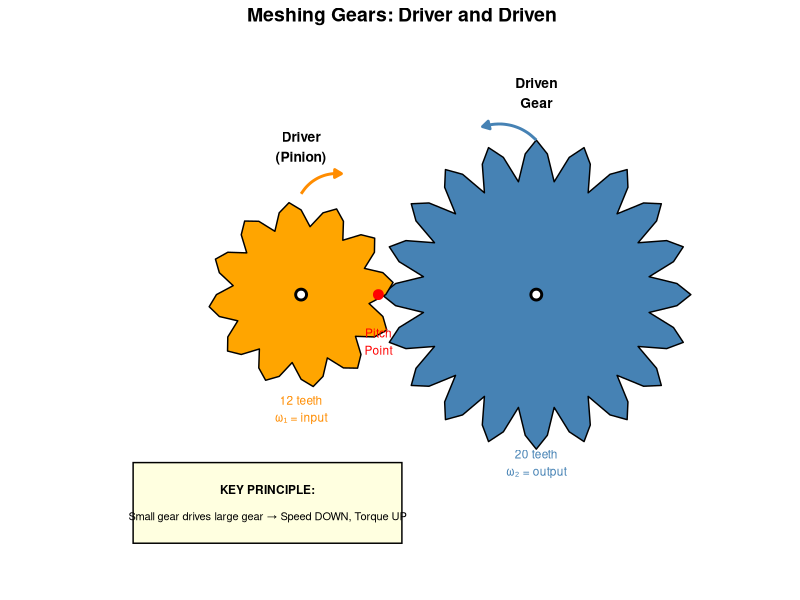
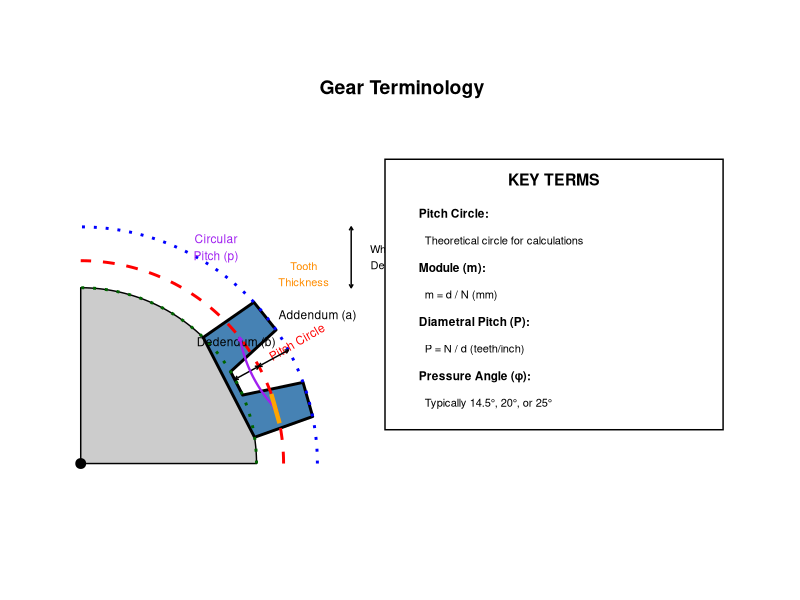
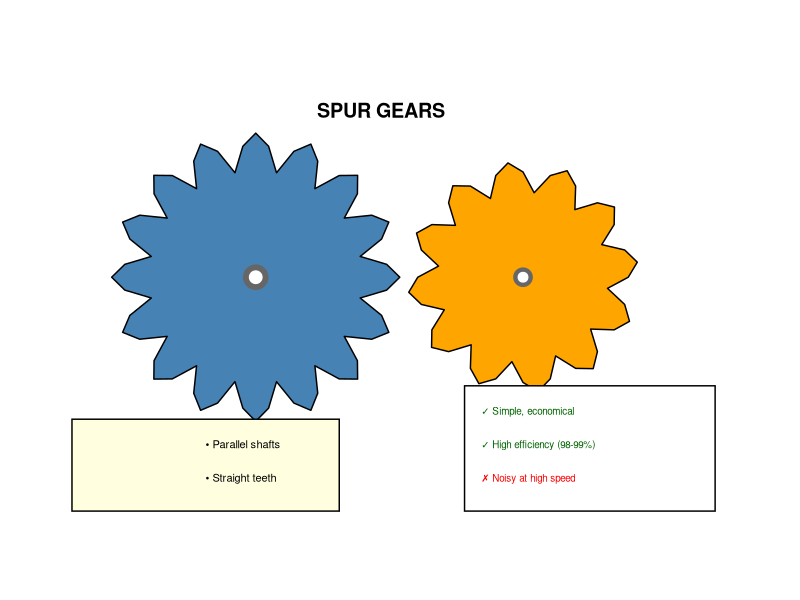
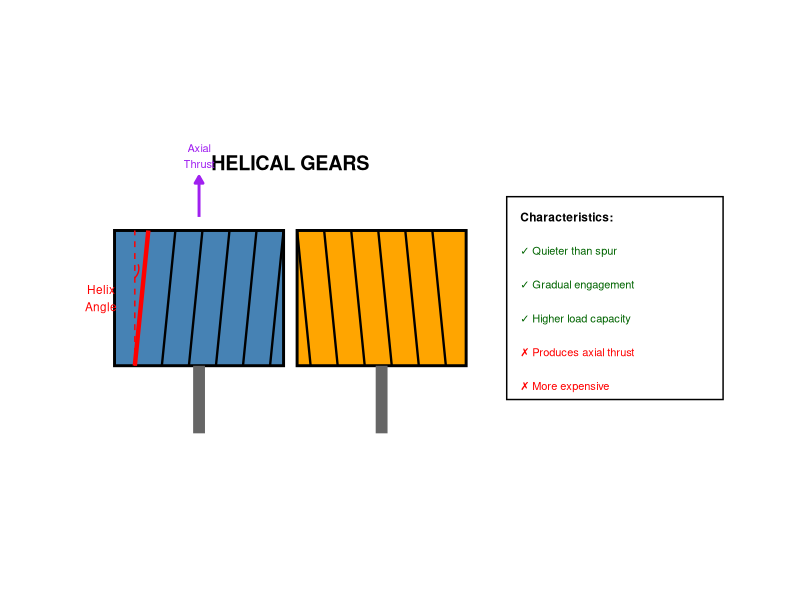
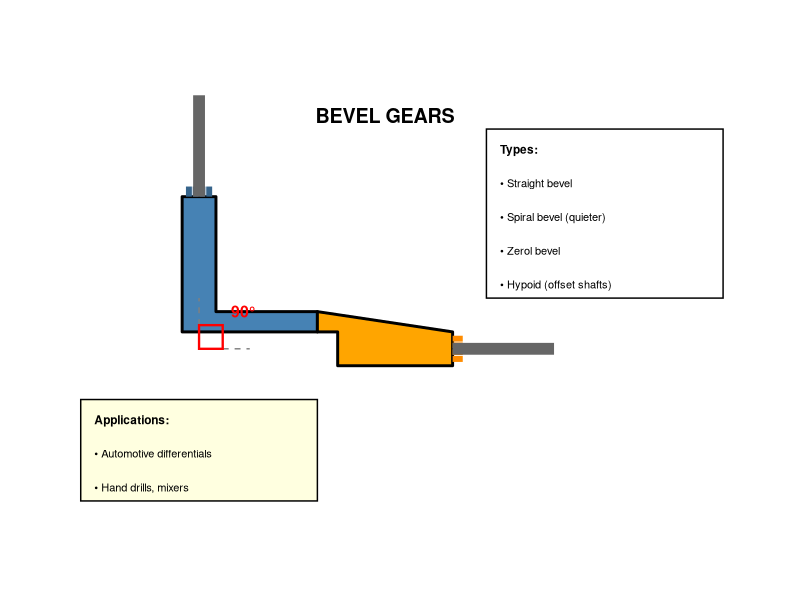
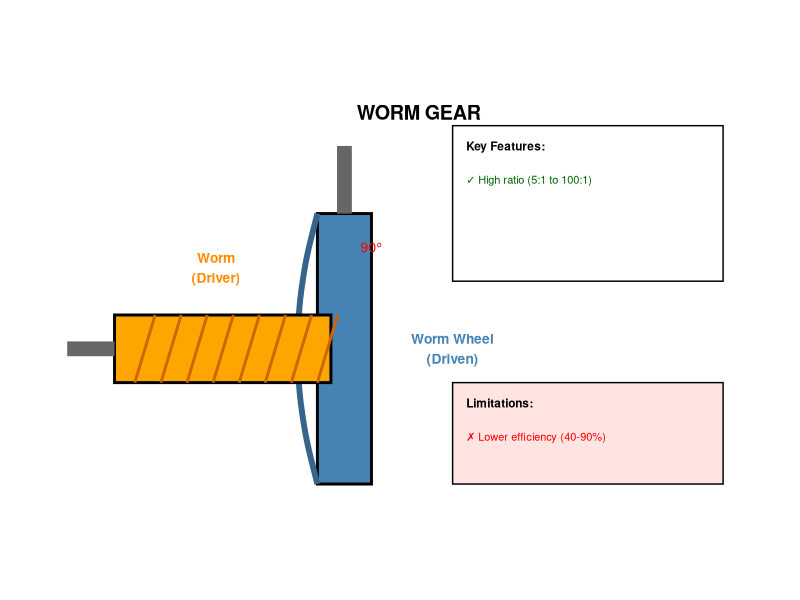
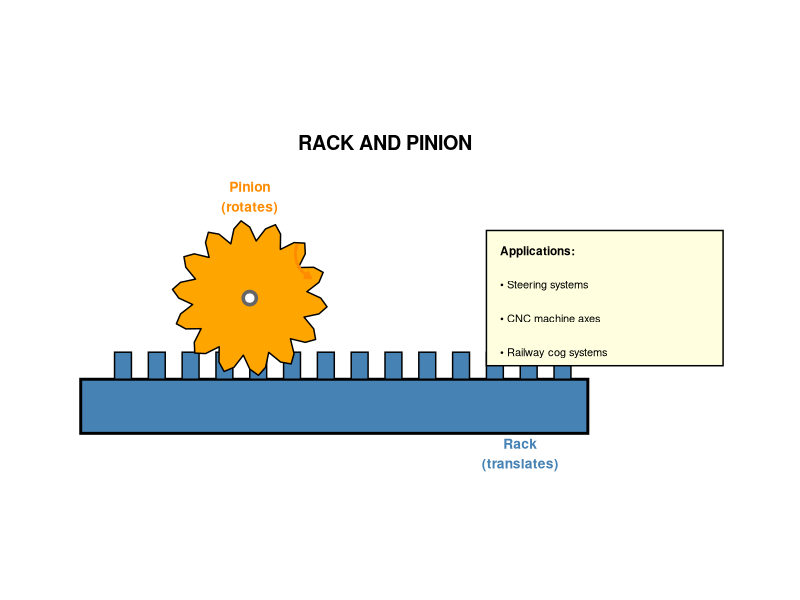
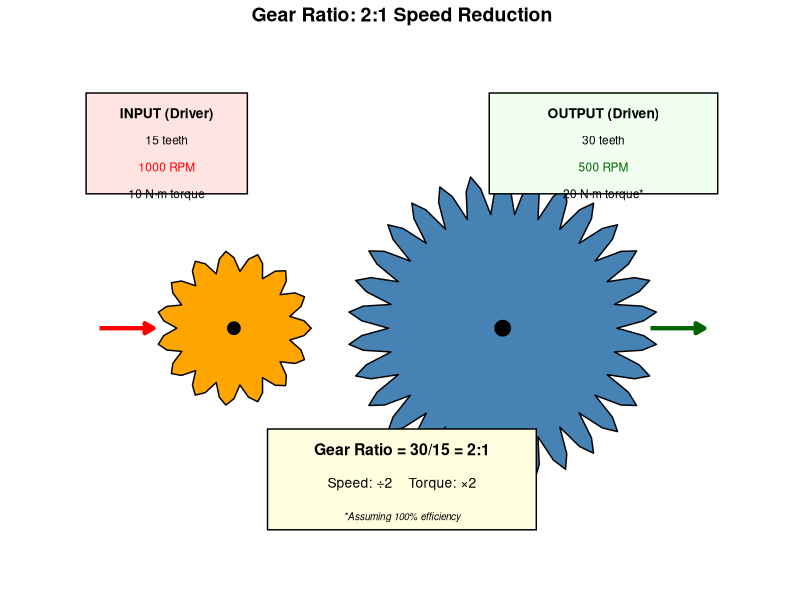

Write R code to recreate these figures, in order.
## ---- chunk 1
library(ggplot2)
library(grid)

# Set a consistent theme for all plots
theme_gear <- theme_minimal() +
  theme(
    plot.title = element_text(hjust = 0.5, size = 14, face = "bold"),
    plot.subtitle = element_text(hjust = 0.5, size = 10),
    axis.text = element_blank(),
    axis.title = element_blank(),
    axis.ticks = element_blank(),
    panel.grid = element_blank(),
    plot.background = element_rect(fill = "white", color = NA),
    panel.background = element_rect(fill = "white", color = NA)
  )

# Function to create gear tooth profile (simplified involute approximation)
gear_profile <- function(cx, cy, r_pitch, n_teeth, rotation = 0) {
  angles <- seq(0, 2*pi, length.out = n_teeth * 4 + 1) + rotation
  r_outer <- r_pitch * 1.15
  r_inner <- r_pitch * 0.85

  radii <- rep(c(r_outer, r_pitch * 1.05, r_inner, r_pitch * 1.05), n_teeth)
  radii <- c(radii, radii[1])

  data.frame(
    x = cx + radii * cos(angles),
    y = cy + radii * sin(angles)
  )
}
## ---- chunk 2
# Create two meshing gears
pinion <- gear_profile(3, 4, 1.2, 12, rotation = pi/24)
driven <- gear_profile(6.5, 4, 2, 20, rotation = 0)

ggplot() +
  # Driven gear (larger)
  geom_polygon(data = driven, aes(x = x, y = y), fill = "steelblue", color = "black", linewidth = 0.5) +
  geom_point(aes(x = 6.5, y = 4), size = 4, color = "black") +
  geom_point(aes(x = 6.5, y = 4), size = 2, color = "white") +

  # Pinion (smaller, driver)
  geom_polygon(data = pinion, aes(x = x, y = y), fill = "orange", color = "black", linewidth = 0.5) +
  geom_point(aes(x = 3, y = 4), size = 4, color = "black") +
  geom_point(aes(x = 3, y = 4), size = 2, color = "white") +

  # Rotation arrows
  geom_curve(aes(x = 3, xend = 3.6, y = 5.5, yend = 5.8),
             arrow = arrow(length = unit(0.2, "cm"), type = "closed"),
             curvature = -0.3, linewidth = 1, color = "darkorange") +
  annotate("text", x = 3, y = 6.2, label = "Driver\n(Pinion)", fontface = "bold", size = 3.5) +
  annotate("text", x = 3, y = 2.3, label = "12 teeth\nω₁ = input", size = 3, color = "darkorange") +

  geom_curve(aes(x = 6.5, xend = 5.7, y = 6.3, yend = 6.5),
             arrow = arrow(length = unit(0.2, "cm"), type = "closed"),
             curvature = 0.3, linewidth = 1, color = "steelblue") +
  annotate("text", x = 6.5, y = 7, label = "Driven\nGear", fontface = "bold", size = 3.5) +
  annotate("text", x = 6.5, y = 1.5, label = "20 teeth\nω₂ = output", size = 3, color = "steelblue") +

  # Pitch circles (dashed)
  geom_point(aes(x = 4.15, y = 4), size = 3, color = "red") +
  annotate("text", x = 4.15, y = 3.3, label = "Pitch\nPoint", color = "red", size = 3) +

  # Key principle box
  geom_rect(aes(xmin = 0.5, xmax = 4.5, ymin = 0.3, ymax = 1.5), fill = "lightyellow", color = "black") +
  annotate("text", x = 2.5, y = 1.1, label = "KEY PRINCIPLE:", fontface = "bold", size = 3) +
  annotate("text", x = 2.5, y = 0.7, label = "Small gear drives large gear → Speed DOWN, Torque UP", size = 2.8) +

  coord_fixed(ratio = 1, xlim = c(0, 9), ylim = c(0, 7.5)) +
  labs(title = "Meshing Gears: Driver and Driven") +
  theme_gear
## ---- chunk 3
# Create a partial gear showing teeth detail
theta <- seq(0, pi/2, length.out = 100)
r_pitch <- 3
r_outer <- 3.5
r_root <- 2.6
r_base <- 2.8

ggplot() +
  # Gear body (partial)
  geom_polygon(aes(x = c(0, r_root * cos(theta), 0),
                   y = c(0, r_root * sin(theta), 0)),
               fill = "gray80", color = "black") +

  # Several teeth
  geom_polygon(aes(x = c(2.6*cos(0.15), 3.5*cos(0.2), 3.5*cos(0.35), 2.6*cos(0.4),
                        2.6*cos(0.55), 3.5*cos(0.6), 3.5*cos(0.75), 2.6*cos(0.8)),
                   y = c(2.6*sin(0.15), 3.5*sin(0.2), 3.5*sin(0.35), 2.6*sin(0.4),
                        2.6*sin(0.55), 3.5*sin(0.6), 3.5*sin(0.75), 2.6*sin(0.8))),
               fill = "steelblue", color = "black", linewidth = 1) +

  # Pitch circle
  geom_path(aes(x = r_pitch * cos(theta), y = r_pitch * sin(theta)),
            linetype = "dashed", color = "red", linewidth = 1) +

  # Outside circle
  geom_path(aes(x = r_outer * cos(theta), y = r_outer * sin(theta)),
            linetype = "dotted", color = "blue", linewidth = 1) +

  # Root circle
  geom_path(aes(x = r_root * cos(theta), y = r_root * sin(theta)),
            linetype = "dotted", color = "darkgreen", linewidth = 1) +

  # Dimension lines and labels
  # Pitch circle label
  annotate("text", x = 3.2, y = 1.8, label = "Pitch Circle", color = "red", size = 3, angle = 30) +

  # Addendum
  geom_segment(aes(x = 3*cos(0.5), xend = 3.5*cos(0.5), y = 3*sin(0.5), yend = 3.5*sin(0.5)),
               arrow = arrow(length = unit(0.1, "cm"), ends = "both"), linewidth = 0.5) +
  annotate("text", x = 3.5, y = 2.2, label = "Addendum (a)", size = 3) +

  # Dedendum
  geom_segment(aes(x = 2.6*cos(0.5), xend = 3*cos(0.5), y = 2.6*sin(0.5), yend = 3*sin(0.5)),
               arrow = arrow(length = unit(0.1, "cm"), ends = "both"), linewidth = 0.5) +
  annotate("text", x = 2.3, y = 1.8, label = "Dedendum (b)", size = 3) +

  # Whole depth
  geom_segment(aes(x = 4, xend = 4, y = 2.6, yend = 3.5),
               arrow = arrow(length = unit(0.1, "cm"), ends = "both"), linewidth = 0.5) +
  annotate("text", x = 4.5, y = 3.05, label = "Whole\nDepth", size = 2.8) +

  # Circular pitch on outside
  geom_curve(aes(x = 3*cos(0.27), xend = 3*cos(0.67), y = 3*sin(0.27), yend = 3*sin(0.67)),
             curvature = -0.15, linewidth = 0.8, color = "purple",
             arrow = arrow(length = unit(0.1, "cm"), ends = "both")) +
  annotate("text", x = 2, y = 3.2, label = "Circular\nPitch (p)", color = "purple", size = 3) +

  # Tooth thickness
  geom_segment(aes(x = 3*cos(0.2), xend = 3*cos(0.35), y = 3*sin(0.2), yend = 3*sin(0.35)),
               linewidth = 1.5, color = "orange") +
  annotate("text", x = 3.3, y = 2.8, label = "Tooth\nThickness", color = "darkorange", size = 2.8) +

  # Center point
  geom_point(aes(x = 0, y = 0), size = 3) +

  # Terminology table
  geom_rect(aes(xmin = 4.5, xmax = 9.5, ymin = 0.5, ymax = 4.5), fill = "white", color = "black") +
  annotate("text", x = 7, y = 4.2, label = "KEY TERMS", fontface = "bold", size = 4) +
  annotate("text", x = 5, y = 3.7, label = "Pitch Circle:", fontface = "bold", size = 3, hjust = 0) +
  annotate("text", x = 5, y = 3.3, label = "  Theoretical circle for calculations", size = 2.8, hjust = 0) +
  annotate("text", x = 5, y = 2.9, label = "Module (m):", fontface = "bold", size = 3, hjust = 0) +
  annotate("text", x = 5, y = 2.5, label = "  m = d / N (mm)", size = 2.8, hjust = 0) +
  annotate("text", x = 5, y = 2.1, label = "Diametral Pitch (P):", fontface = "bold", size = 3, hjust = 0) +
  annotate("text", x = 5, y = 1.7, label = "  P = N / d (teeth/inch)", size = 2.8, hjust = 0) +
  annotate("text", x = 5, y = 1.3, label = "Pressure Angle (φ):", fontface = "bold", size = 3, hjust = 0) +
  annotate("text", x = 5, y = 0.9, label = "  Typically 14.5°, 20°, or 25°", size = 2.8, hjust = 0) +

  coord_fixed(ratio = 1, xlim = c(-0.5, 10), ylim = c(-0.5, 5)) +
  labs(title = "Gear Terminology") +
  theme_gear
## ---- chunk 4
spur1 <- gear_profile(2.5, 2.5, 1.5, 16, 0)
spur2 <- gear_profile(5.7, 2.5, 1.2, 12, pi/24)

ggplot() +
  # Gear 1
  geom_polygon(data = spur1, aes(x = x, y = y), fill = "steelblue", color = "black", linewidth = 0.5) +
  geom_point(aes(x = 2.5, y = 2.5), size = 8, color = "gray40") +
  geom_point(aes(x = 2.5, y = 2.5), size = 4, color = "white") +

  # Gear 2
  geom_polygon(data = spur2, aes(x = x, y = y), fill = "orange", color = "black", linewidth = 0.5) +
  geom_point(aes(x = 5.7, y = 2.5), size = 6, color = "gray40") +
  geom_point(aes(x = 5.7, y = 2.5), size = 3, color = "white") +

  # Shaft lines
  geom_segment(aes(x = 2.5, xend = 2.5, y = 0, yend = 0.8), linewidth = 3, color = "gray40") +
  geom_segment(aes(x = 5.7, xend = 5.7, y = 0, yend = 1), linewidth = 3, color = "gray40") +

  # Labels
  annotate("text", x = 4, y = 4.5, label = "SPUR GEARS", fontface = "bold", size = 5) +

  # Characteristics box
  geom_rect(aes(xmin = 0.3, xmax = 3.5, ymin = -0.3, ymax = 0.8), fill = "lightyellow", color = "black") +
  annotate("text", x = 1.9, y = 0.5, label = "• Parallel shafts", size = 2.8, hjust = 0) +
  annotate("text", x = 1.9, y = 0.1, label = "• Straight teeth", size = 2.8, hjust = 0) +

  # Pros/Cons
  geom_rect(aes(xmin = 5, xmax = 8, ymin = -0.3, ymax = 1.2), fill = "white", color = "black") +
  annotate("text", x = 5.2, y = 0.9, label = "✓ Simple, economical", size = 2.5, hjust = 0, color = "darkgreen") +
  annotate("text", x = 5.2, y = 0.5, label = "✓ High efficiency (98-99%)", size = 2.5, hjust = 0, color = "darkgreen") +
  annotate("text", x = 5.2, y = 0.1, label = "✗ Noisy at high speed", size = 2.5, hjust = 0, color = "red") +

  coord_fixed(ratio = 1, xlim = c(0, 8.5), ylim = c(-0.5, 5)) +
  theme_gear
## ---- chunk 5
ggplot() +
  # Gear body 1 (cylinder representation)
  geom_rect(aes(xmin = 1, xmax = 3.5, ymin = 1.5, ymax = 3.5), fill = "steelblue", color = "black", linewidth = 1) +
  # Helical lines on face
  geom_segment(aes(x = c(1.3, 1.7, 2.1, 2.5, 2.9, 3.3), xend = c(1.5, 1.9, 2.3, 2.7, 3.1, 3.5),
                   y = rep(1.5, 6), yend = rep(3.5, 6)), color = "black", linewidth = 0.8) +

  # Gear body 2
  geom_rect(aes(xmin = 3.7, xmax = 6.2, ymin = 1.5, ymax = 3.5), fill = "orange", color = "black", linewidth = 1) +
  # Opposite helical lines
  geom_segment(aes(x = c(3.9, 4.3, 4.7, 5.1, 5.5, 5.9), xend = c(3.7, 4.1, 4.5, 4.9, 5.3, 5.7),
                   y = rep(1.5, 6), yend = rep(3.5, 6)), color = "black", linewidth = 0.8) +

  # Shafts
  geom_segment(aes(x = 2.25, xend = 2.25, y = 0.5, yend = 1.5), linewidth = 4, color = "gray40") +
  geom_segment(aes(x = 4.95, xend = 4.95, y = 0.5, yend = 1.5), linewidth = 4, color = "gray40") +

  # Helix angle annotation
  geom_segment(aes(x = 1.3, xend = 1.3, y = 1.5, yend = 3.5), linetype = "dashed", color = "red") +
  geom_segment(aes(x = 1.3, xend = 1.5, y = 1.5, yend = 3.5), linewidth = 1.5, color = "red") +
  geom_curve(aes(x = 1.3, xend = 1.35, y = 2.8, yend = 3), curvature = 0.3, color = "red") +
  annotate("text", x = 0.8, y = 2.5, label = "Helix\nAngle", color = "red", size = 3) +

  # Title
  annotate("text", x = 3.6, y = 4.5, label = "HELICAL GEARS", fontface = "bold", size = 5) +

  # Axial thrust arrow
  geom_segment(aes(x = 2.25, xend = 2.25, y = 3.7, yend = 4.3),
               arrow = arrow(length = unit(0.2, "cm"), type = "closed"), linewidth = 1, color = "purple") +
  annotate("text", x = 2.25, y = 4.6, label = "Axial\nThrust", color = "purple", size = 2.8) +

  # Characteristics
  geom_rect(aes(xmin = 6.8, xmax = 10, ymin = 1, ymax = 4), fill = "white", color = "black") +
  annotate("text", x = 7, y = 3.7, label = "Characteristics:", fontface = "bold", size = 3, hjust = 0) +
  annotate("text", x = 7, y = 3.2, label = "✓ Quieter than spur", size = 2.8, hjust = 0, color = "darkgreen") +
  annotate("text", x = 7, y = 2.7, label = "✓ Gradual engagement", size = 2.8, hjust = 0, color = "darkgreen") +
  annotate("text", x = 7, y = 2.2, label = "✓ Higher load capacity", size = 2.8, hjust = 0, color = "darkgreen") +
  annotate("text", x = 7, y = 1.7, label = "✗ Produces axial thrust", size = 2.8, hjust = 0, color = "red") +
  annotate("text", x = 7, y = 1.2, label = "✗ More expensive", size = 2.8, hjust = 0, color = "red") +

  coord_fixed(ratio = 1, xlim = c(0, 10.5), ylim = c(0, 5)) +
  theme_gear
## ---- chunk 6
ggplot() +
  # Bevel gear 1 (cone shape)
  geom_polygon(aes(x = c(2, 4, 4, 2.5, 2.5, 2), y = c(3, 3, 3.3, 3.3, 5, 5)),
               fill = "steelblue", color = "black", linewidth = 1) +

  # Bevel gear 2 (cone shape - horizontal)
  geom_polygon(aes(x = c(4, 4, 4.3, 4.3, 6, 6), y = c(3.3, 3, 3, 2.5, 2.5, 3)),
               fill = "orange", color = "black", linewidth = 1) +

  # Teeth suggestion on gear 1
  geom_segment(aes(x = seq(2.1, 2.4, 0.1), xend = seq(2.1, 2.4, 0.1),
                   y = rep(5, 4), yend = rep(5.15, 4)), linewidth = 2, color = "steelblue4") +

  # Teeth suggestion on gear 2
  geom_segment(aes(x = rep(6, 4), xend = rep(6.15, 4),
                   y = seq(2.6, 2.9, 0.1), yend = seq(2.6, 2.9, 0.1)), linewidth = 2, color = "darkorange") +

  # Shafts
  geom_segment(aes(x = 2.25, xend = 2.25, y = 5, yend = 6.5), linewidth = 4, color = "gray40") +
  geom_segment(aes(x = 6, xend = 7.5, y = 2.75, yend = 2.75), linewidth = 4, color = "gray40") +

  # 90° angle indicator
  geom_segment(aes(x = 2.25, xend = 2.25, y = 2.75, yend = 3.5), linetype = "dashed", color = "gray50") +
  geom_segment(aes(x = 2.25, xend = 3, y = 2.75, yend = 2.75), linetype = "dashed", color = "gray50") +
  geom_rect(aes(xmin = 2.25, xmax = 2.6, ymin = 2.75, ymax = 3.1), fill = NA, color = "red", linewidth = 0.8) +
  annotate("text", x = 2.9, y = 3.3, label = "90°", color = "red", fontface = "bold", size = 4) +

  # Title
  annotate("text", x = 5, y = 6.2, label = "BEVEL GEARS", fontface = "bold", size = 5) +

  # Types box
  geom_rect(aes(xmin = 6.5, xmax = 10, ymin = 3.5, ymax = 6), fill = "white", color = "black") +
  annotate("text", x = 6.7, y = 5.7, label = "Types:", fontface = "bold", size = 3, hjust = 0) +
  annotate("text", x = 6.7, y = 5.2, label = "• Straight bevel", size = 2.8, hjust = 0) +
  annotate("text", x = 6.7, y = 4.7, label = "• Spiral bevel (quieter)", size = 2.8, hjust = 0) +
  annotate("text", x = 6.7, y = 4.2, label = "• Zerol bevel", size = 2.8, hjust = 0) +
  annotate("text", x = 6.7, y = 3.7, label = "• Hypoid (offset shafts)", size = 2.8, hjust = 0) +

  # Applications
  geom_rect(aes(xmin = 0.5, xmax = 4, ymin = 0.5, ymax = 2), fill = "lightyellow", color = "black") +
  annotate("text", x = 0.7, y = 1.7, label = "Applications:", fontface = "bold", size = 3, hjust = 0) +
  annotate("text", x = 0.7, y = 1.2, label = "• Automotive differentials", size = 2.8, hjust = 0) +
  annotate("text", x = 0.7, y = 0.7, label = "• Hand drills, mixers", size = 2.8, hjust = 0) +

  coord_fixed(ratio = 1, xlim = c(0, 10.5), ylim = c(0, 7)) +
  theme_gear
## ---- chunk 7
library(ggplot2)

# Ensure the number of thread lines matches exactly
n_threads <- 8
thread_x <- seq(1.3, 4, length.out = n_threads)

ggplot() +
  # Worm wheel (large gear)
  annotate("rect", xmin = 4, xmax = 4.8, ymin = 1, ymax = 5, 
           fill = "steelblue", color = "black", linewidth = 1) +
  annotate("curve", x = 4, xend = 4, y = 1, yend = 5, 
           curvature = -0.15, linewidth = 2, color = "steelblue4") +

  # Worm (screw)
  annotate("rect", xmin = 1, xmax = 4.2, ymin = 2.5, ymax = 3.5, 
           fill = "orange", color = "black", linewidth = 1) +
  
  # Thread lines
  annotate("segment", 
           x = thread_x, 
           xend = thread_x + 0.3,
           y = rep(2.5, n_threads), 
           yend = rep(3.5, n_threads),
           linewidth = 1, color = "darkorange3") +

  # Shafts
  annotate("segment", x = 0.3, xend = 1, y = 3, yend = 3, linewidth = 5, color = "gray40") +
  annotate("segment", x = 4.4, xend = 4.4, y = 5, yend = 6, linewidth = 5, color = "gray40") +

  # Text Labels
  annotate("text", x = 4.8, y = 4.5, label = "90°", color = "red", size = 3.5) +
  annotate("text", x = 5.5, y = 6.5, label = "WORM GEAR", fontface = "bold", size = 5) +
  annotate("text", x = 2.5, y = 4.2, label = "Worm\n(Driver)", fontface = "bold", size = 3.5, color = "darkorange") +
  annotate("text", x = 6, y = 3, label = "Worm Wheel\n(Driven)", fontface = "bold", size = 3.5, color = "steelblue") +

  # Info Boxes
  annotate("rect", xmin = 6, xmax = 10, ymin = 4, ymax = 6.3, fill = "white", color = "black") +
  annotate("text", x = 6.2, y = 6, label = "Key Features:", fontface = "bold", size = 3, hjust = 0) +
  annotate("text", x = 6.2, y = 5.5, label = "✓ High ratio (5:1 to 100:1)", size = 2.8, hjust = 0, color = "darkgreen") +
  
  annotate("rect", xmin = 6, xmax = 10, ymin = 1, ymax = 2.5, fill = "mistyrose", color = "black") +
  annotate("text", x = 6.2, y = 2.2, label = "Limitations:", fontface = "bold", size = 3, hjust = 0) +
  annotate("text", x = 6.2, y = 1.7, label = "✗ Lower efficiency (40-90%)", size = 2.8, hjust = 0, color = "red") +

  coord_fixed(ratio = 1, xlim = c(0, 10.5), ylim = c(0.5, 7)) +
  theme_gear
## ---- chunk 8
pinion_rp <- gear_profile(3, 3.5, 1, 14, -pi/28)

ggplot() +
  # Rack (linear gear)
  geom_rect(aes(xmin = 0.5, xmax = 8, ymin = 1.5, ymax = 2.3), fill = "steelblue", color = "black", linewidth = 1) +
  # Rack teeth
  geom_rect(aes(xmin = seq(1, 7.5, 0.5), xmax = seq(1.25, 7.75, 0.5),
                ymin = rep(2.3, 14), ymax = rep(2.7, 14)), fill = "steelblue", color = "black") +

  # Pinion
  geom_polygon(data = pinion_rp, aes(x = x, y = y), fill = "orange", color = "black", linewidth = 0.5) +
  geom_point(aes(x = 3, y = 3.5), size = 5, color = "gray40") +
  geom_point(aes(x = 3, y = 3.5), size = 2.5, color = "white") +

  # Rotation arrow
  geom_curve(aes(x = 3.7, xend = 3.9, y = 4.3, yend = 3.8),
             arrow = arrow(length = unit(0.15, "cm"), type = "closed"),
             curvature = 0.4, linewidth = 1, color = "darkorange") +

  # Linear motion arrow
  geom_segment(aes(x = 5, xend = 7, y = 1.9, yend = 1.9),
               arrow = arrow(length = unit(0.25, "cm"), type = "closed"),
               linewidth = 1.5, color = "steelblue") +

  # Labels
  annotate("text", x = 3, y = 5, label = "Pinion\n(rotates)", fontface = "bold", size = 3.5, color = "darkorange") +
  annotate("text", x = 7, y = 1.2, label = "Rack\n(translates)", fontface = "bold", size = 3.5, color = "steelblue") +

  # Title
  annotate("text", x = 5, y = 5.8, label = "RACK AND PINION", fontface = "bold", size = 5) +

  # Applications
  geom_rect(aes(xmin = 6.5, xmax = 10, ymin = 2.5, ymax = 4.5), fill = "lightyellow", color = "black") +
  annotate("text", x = 6.7, y = 4.2, label = "Applications:", fontface = "bold", size = 3, hjust = 0) +
  annotate("text", x = 6.7, y = 3.7, label = "• Steering systems", size = 2.8, hjust = 0) +
  annotate("text", x = 6.7, y = 3.2, label = "• CNC machine axes", size = 2.8, hjust = 0) +
  annotate("text", x = 6.7, y = 2.7, label = "• Railway cog systems", size = 2.8, hjust = 0) +

  coord_fixed(ratio = 1, xlim = c(0, 10.5), ylim = c(0.8, 6.2)) +
  theme_gear
## ---- chunk 9
small_gear <- gear_profile(2.5, 3.5, 1, 15, 0)
large_gear <- gear_profile(6.5, 3.5, 2, 30, pi/30)

ggplot() +
  # Small gear (driver)
  geom_polygon(data = small_gear, aes(x = x, y = y), fill = "orange", color = "black", linewidth = 0.5) +
  geom_point(aes(x = 2.5, y = 3.5), size = 4, color = "black") +

  # Large gear (driven)
  geom_polygon(data = large_gear, aes(x = x, y = y), fill = "steelblue", color = "black", linewidth = 0.5) +
  geom_point(aes(x = 6.5, y = 3.5), size = 5, color = "black") +

  # Input arrow
  geom_segment(aes(x = 0.5, xend = 1.3, y = 3.5, yend = 3.5),
               arrow = arrow(length = unit(0.25, "cm"), type = "closed"),
               linewidth = 1.5, color = "red") +

  # Output arrow
  geom_segment(aes(x = 8.7, xend = 9.5, y = 3.5, yend = 3.5),
               arrow = arrow(length = unit(0.25, "cm"), type = "closed"),
               linewidth = 1.5, color = "darkgreen") +

  # Input specifications
  geom_rect(aes(xmin = 0.3, xmax = 2.7, ymin = 5.5, ymax = 7), fill = "mistyrose", color = "black") +
  annotate("text", x = 1.5, y = 6.7, label = "INPUT (Driver)", fontface = "bold", size = 3.5) +
  annotate("text", x = 1.5, y = 6.3, label = "15 teeth", size = 3) +
  annotate("text", x = 1.5, y = 5.9, label = "1000 RPM", size = 3, color = "red") +
  annotate("text", x = 1.5, y = 5.5, label = "10 N·m torque", size = 3) +

  # Output specifications
  geom_rect(aes(xmin = 6.3, xmax = 9.7, ymin = 5.5, ymax = 7), fill = "honeydew", color = "black") +
  annotate("text", x = 8, y = 6.7, label = "OUTPUT (Driven)", fontface = "bold", size = 3.5) +
  annotate("text", x = 8, y = 6.3, label = "30 teeth", size = 3) +
  annotate("text", x = 8, y = 5.9, label = "500 RPM", size = 3, color = "darkgreen") +
  annotate("text", x = 8, y = 5.5, label = "20 N·m torque*", size = 3) +

  # Gear ratio calculation
  geom_rect(aes(xmin = 3, xmax = 7, ymin = 0.5, ymax = 2), fill = "lightyellow", color = "black") +
  annotate("text", x = 5, y = 1.7, label = "Gear Ratio = 30/15 = 2:1", fontface = "bold", size = 4) +
  annotate("text", x = 5, y = 1.2, label = "Speed: ÷2    Torque: ×2", size = 3.5) +
  annotate("text", x = 5, y = 0.7, label = "*Assuming 100% efficiency", size = 2.5, fontface = "italic") +

  coord_fixed(ratio = 1, xlim = c(0, 10), ylim = c(0, 7.5)) +
  labs(title = "Gear Ratio: 2:1 Speed Reduction") +
  theme_gear
## ---- chunk 10
gear1 <- gear_profile(2, 3, 1.2, 20, 0)
gear2 <- gear_profile(5, 3, 1, 16, pi/32)
gear3 <- gear_profile(8, 3, 1.5, 24, 0)

ggplot() +
  # Gear 1 (Driver)
  geom_polygon(data = gear1, aes(x = x, y = y), fill = "orange", color = "black", linewidth = 0.5) +
  geom_point(aes(x = 2, y = 3), size = 4, color = "black") +
  annotate("text", x = 2, y = 4.8, label = "Driver\n20 teeth", size = 3, fontface = "bold") +

  # Rotation arrow 1
  geom_curve(aes(x = 2.7, xend = 2.9, y = 4.2, yend = 3.6),
             arrow = arrow(length = unit(0.15, "cm")), curvature = 0.4, color = "darkorange") +
  annotate("text", x = 3.2, y = 4.2, label = "CW", size = 3) +

  # Gear 2 (Idler)
  geom_polygon(data = gear2, aes(x = x, y = y), fill = "gray70", color = "black", linewidth = 0.5) +
  geom_point(aes(x = 5, y = 3), size = 4, color = "black") +
  annotate("text", x = 5, y = 4.5, label = "Idler\n16 teeth", size = 3, fontface = "bold") +

  # Rotation arrow 2
  geom_curve(aes(x = 5.6, xend = 5.4, y = 3.9, yend = 3.3),
             arrow = arrow(length = unit(0.15, "cm")), curvature = 0.4, color = "gray50") +
  annotate("text", x = 5.9, y = 3.8, label = "CCW", size = 3) +

  # Gear 3 (Driven)
  geom_polygon(data = gear3, aes(x = x, y = y), fill = "steelblue", color = "black", linewidth = 0.5) +
  geom_point(aes(x = 8, y = 3), size = 5, color = "black") +
  annotate("text", x = 8, y = 5, label = "Driven\n24 teeth", size = 3, fontface = "bold") +

  # Rotation arrow 3
  geom_curve(aes(x = 8.9, xend = 9.1, y = 4.5, yend = 3.8),
             arrow = arrow(length = unit(0.15, "cm")), curvature = 0.4, color = "steelblue") +
  annotate("text", x = 9.5, y = 4.3, label = "CW", size = 3) +

  # Formula box
  geom_rect(aes(xmin = 0.5, xmax = 5.5, ymin = 0.3, ymax = 1.8), fill = "lightyellow", color = "black") +
  annotate("text", x = 3, y = 1.5, label = "Simple Gear Train Ratio:", fontface = "bold", size = 3.5) +
  annotate("text", x = 3, y = 1, label = "GR = N_driven / N_driver = 24/20 = 1.2:1", size = 3) +
  annotate("text", x = 3, y = 0.5, label = "(Idler teeth don't affect ratio!)", size = 2.8, fontface = "italic") +

  # Direction note
  geom_rect(aes(xmin = 6, xmax = 10.5, ymin = 0.3, ymax = 1.5), fill = "mistyrose", color = "black") +
  annotate("text", x = 8.25, y = 1.2, label = "Odd # of gears: Same direction", size = 2.8) +
  annotate("text", x = 8.25, y = 0.7, label = "Even # of gears: Opposite direction", size = 2.8) +

  coord_fixed(ratio = 1, xlim = c(0, 11), ylim = c(0, 5.5)) +
  labs(title = "Simple Gear Train") +
  theme_gear
## ---- chunk 11
gear_a <- gear_profile(2, 3.5, 1, 16, 0)
gear_b <- gear_profile(4.5, 3.5, 1.5, 24, pi/48)
gear_c <- gear_profile(4.5, 3.5, 0.7, 12, pi/24)
gear_d <- gear_profile(7.3, 3.5, 2, 32, 0)

ggplot() +
  # Gear A (Driver)
  geom_polygon(data = gear_a, aes(x = x, y = y), fill = "orange", color = "black", linewidth = 0.5) +
  geom_point(aes(x = 2, y = 3.5), size = 4, color = "black") +
  annotate("text", x = 2, y = 5, label = "Gear A\n16 teeth", size = 3, fontface = "bold", color = "darkorange") +

  # Gear B (on compound shaft)
  geom_polygon(data = gear_b, aes(x = x, y = y), fill = "forestgreen", color = "black", linewidth = 0.5) +

  # Gear C (on same shaft as B, smaller)
  geom_polygon(data = gear_c, aes(x = x, y = y), fill = "lightgreen", color = "black", linewidth = 0.5) +
  geom_point(aes(x = 4.5, y = 3.5), size = 4, color = "black") +
  annotate("text", x = 4.5, y = 5.5, label = "Gear B: 24 teeth\nGear C: 12 teeth", size = 3, fontface = "bold", color = "darkgreen") +
  annotate("text", x = 4.5, y = 1.5, label = "COMPOUND\nSHAFT", size = 3, fontface = "bold") +

  # Gear D (Output)
  geom_polygon(data = gear_d, aes(x = x, y = y), fill = "steelblue", color = "black", linewidth = 0.5) +
  geom_point(aes(x = 7.3, y = 3.5), size = 5, color = "black") +
  annotate("text", x = 7.3, y = 6, label = "Gear D\n32 teeth", size = 3, fontface = "bold", color = "steelblue") +

  # Shaft connection indicator
  geom_segment(aes(x = 4.5, xend = 4.5, y = 2, yend = 2.5), linewidth = 4, color = "gray40") +

  # Input/Output labels
  geom_segment(aes(x = 0.5, xend = 1.2, y = 3.5, yend = 3.5),
               arrow = arrow(length = unit(0.2, "cm"), type = "closed"), linewidth = 1.2, color = "red") +
  annotate("text", x = 0.5, y = 3, label = "Input", color = "red", fontface = "bold", size = 3) +

  geom_segment(aes(x = 9.3, xend = 10, y = 3.5, yend = 3.5),
               arrow = arrow(length = unit(0.2, "cm"), type = "closed"), linewidth = 1.2, color = "darkgreen") +
  annotate("text", x = 10, y = 3, label = "Output", color = "darkgreen", fontface = "bold", size = 3) +

  # Formula box
  geom_rect(aes(xmin = 0.3, xmax = 5.5, ymin = -0.3, ymax = 1.2), fill = "lightyellow", color = "black") +
  annotate("text", x = 2.9, y = 0.9, label = "Compound Gear Train Ratio:", fontface = "bold", size = 3) +
  annotate("text", x = 2.9, y = 0.4, label = "GR = (N_B/N_A) × (N_D/N_C)", size = 3) +
  annotate("text", x = 2.9, y = -0.1, label = "GR = (24/16) × (32/12) = 1.5 × 2.67 = 4:1", size = 3) +

  # Advantage note
  geom_rect(aes(xmin = 6, xmax = 10.5, ymin = -0.3, ymax = 0.8), fill = "honeydew", color = "black") +
  annotate("text", x = 8.25, y = 0.5, label = "Advantage: 4:1 ratio in", size = 2.8) +
  annotate("text", x = 8.25, y = 0, label = "compact space!", size = 2.8, fontface = "bold") +

  coord_fixed(ratio = 1, xlim = c(0, 11), ylim = c(-0.5, 6.5)) +
  labs(title = "Compound Gear Train") +
  theme_gear
## ---- chunk 12
# Sun gear
sun <- gear_profile(5, 4, 0.8, 18, 0)
# Planet gears
planet1 <- gear_profile(5, 6, 0.6, 12, pi/24)
planet2 <- gear_profile(6.7, 4.9, 0.6, 12, pi/24)
planet3 <- gear_profile(6.7, 3.1, 0.6, 12, pi/24)
planet4 <- gear_profile(5, 2, 0.6, 12, pi/24)
planet5 <- gear_profile(3.3, 3.1, 0.6, 12, pi/24)
planet6 <- gear_profile(3.3, 4.9, 0.6, 12, pi/24)

# Ring gear (internal teeth - simplified)
theta <- seq(0, 2*pi, length.out = 100)
ring_outer <- data.frame(x = 5 + 3 * cos(theta), y = 4 + 3 * sin(theta))
ring_inner <- data.frame(x = 5 + 2.4 * cos(theta), y = 4 + 2.4 * sin(theta))

ggplot() +
  # Ring gear (outer circle)
  geom_polygon(data = ring_outer, aes(x = x, y = y), fill = "gray60", color = "black", linewidth = 1) +
  # Ring gear (inner circle - makes it hollow)
  geom_polygon(data = ring_inner, aes(x = x, y = y), fill = "white", color = "black", linewidth = 0.5) +

  # Internal teeth suggestion
  geom_point(aes(x = 5 + 2.35 * cos(seq(0, 2*pi, length.out = 37)[-37]),
                 y = 4 + 2.35 * sin(seq(0, 2*pi, length.out = 37)[-37])),
             size = 1.5, color = "gray40") +

  # Planet carrier (circle)
  geom_point(aes(x = 5, y = 4), size = 50, color = "tan", shape = 16, alpha = 0.3) +

  # Sun gear
  geom_polygon(data = sun, aes(x = x, y = y), fill = "orange", color = "black", linewidth = 0.5) +
  geom_point(aes(x = 5, y = 4), size = 4, color = "black") +

  # Planet gears (showing 3 for clarity)
  geom_polygon(data = planet1, aes(x = x, y = y), fill = "steelblue", color = "black", linewidth = 0.5) +
  geom_point(aes(x = 5, y = 6), size = 2, color = "black") +

  geom_polygon(data = planet2, aes(x = x, y = y), fill = "steelblue", color = "black", linewidth = 0.5) +
  geom_point(aes(x = 6.7, y = 4.9), size = 2, color = "black") +

  geom_polygon(data = planet5, aes(x = x, y = y), fill = "steelblue", color = "black", linewidth = 0.5) +
  geom_point(aes(x = 3.3, y = 3.1), size = 2, color = "black") +

  # Labels
  annotate("text", x = 5, y = 4, label = "SUN", fontface = "bold", size = 3, color = "darkorange") +
  annotate("text", x = 5, y = 6.9, label = "Planet", size = 2.8, color = "steelblue") +
  annotate("text", x = 1.5, y = 4, label = "Ring\n(Annulus)", fontface = "bold", size = 3, color = "gray40") +

  # Carrier indication
  geom_curve(aes(x = 7.5, xend = 6, y = 5.5, yend = 5),
             arrow = arrow(length = unit(0.15, "cm")), curvature = 0.2, color = "tan4") +
  annotate("text", x = 8, y = 5.8, label = "Carrier\n(holds planets)", size = 2.8, color = "tan4") +

  # Title
  annotate("text", x = 5, y = 8, label = "PLANETARY GEAR SYSTEM", fontface = "bold", size = 5) +

  # Operating modes table
  geom_rect(aes(xmin = 8.5, xmax = 12.5, ymin = 0.5, ymax = 4), fill = "white", color = "black") +
  annotate("text", x = 10.5, y = 3.7, label = "Operating Modes:", fontface = "bold", size = 3) +
  annotate("text", x = 8.7, y = 3.2, label = "Input   Fixed   Output  Ratio", size = 2.5, hjust = 0) +
  annotate("text", x = 8.7, y = 2.7, label = "Sun     Ring    Carrier  Reduction", size = 2.5, hjust = 0) +
  annotate("text", x = 8.7, y = 2.2, label = "Carrier Ring    Sun     Increase", size = 2.5, hjust = 0) +
  annotate("text", x = 8.7, y = 1.7, label = "Sun     Carrier Ring    Reduction", size = 2.5, hjust = 0) +
  annotate("text", x = 8.7, y = 1.2, label = "Ring    Carrier Sun     Reverse", size = 2.5, hjust = 0) +
  annotate("text", x = 8.7, y = 0.7, label = "All connected: Direct (1:1)", size = 2.5, hjust = 0) +

  # Advantages
  geom_rect(aes(xmin = -1.5, xmax = 2, ymin = 0.5, ymax = 2.5), fill = "honeydew", color = "black") +
  annotate("text", x = 0.25, y = 2.2, label = "Advantages:", fontface = "bold", size = 3) +
  annotate("text", x = -1.3, y = 1.7, label = "• Compact", size = 2.8, hjust = 0) +
  annotate("text", x = -1.3, y = 1.2, label = "• High torque capacity", size = 2.8, hjust = 0) +
  annotate("text", x = -1.3, y = 0.7, label = "• Multiple ratios", size = 2.8, hjust = 0) +

  coord_fixed(ratio = 1, xlim = c(-2, 13), ylim = c(0, 8.5)) +
  theme_gear
## ---- chunk 13
ggplot() +
  # Manual Transmission
  geom_rect(aes(xmin = 0.5, xmax = 4, ymin = 1, ymax = 4.5), fill = "lightgray", color = "black", linewidth = 1) +
  annotate("text", x = 2.25, y = 4.8, label = "Manual Transmission", fontface = "bold", size = 3.5) +

  # Simplified gear arrangement
  geom_rect(aes(xmin = 0.8, xmax = 3.7, ymin = 2.8, ymax = 3.2), fill = "gray50", color = "black") +
  geom_rect(aes(xmin = 0.8, xmax = 3.7, ymin = 1.8, ymax = 2.2), fill = "gray50", color = "black") +
  geom_point(aes(x = c(1.3, 2, 2.7, 3.4), y = rep(3, 4)), size = c(6, 8, 10, 12), color = "steelblue") +
  geom_point(aes(x = c(1.3, 2, 2.7, 3.4), y = rep(2, 4)), size = c(12, 10, 8, 6), color = "orange") +
  annotate("text", x = 2.25, y = 1.3, label = "Helical gears\nMultiple ratios", size = 2.5) +

  # Differential
  geom_rect(aes(xmin = 4.5, xmax = 8, ymin = 1, ymax = 4.5), fill = "lightgray", color = "black", linewidth = 1) +
  annotate("text", x = 6.25, y = 4.8, label = "Differential", fontface = "bold", size = 3.5) +

  # Ring and pinion representation
  geom_point(aes(x = 6.25, y = 2.8), size = 25, color = "steelblue") +
  geom_point(aes(x = 5.5, y = 2.8), size = 8, color = "orange") +
  geom_segment(aes(x = 4.5, xend = 5.3, y = 2.8, yend = 2.8), linewidth = 3, color = "gray40") +
  annotate("text", x = 6.25, y = 1.3, label = "Spiral bevel/Hypoid\nFinal drive ratio", size = 2.5) +

  # Steering
  geom_rect(aes(xmin = 8.5, xmax = 12, ymin = 1, ymax = 4.5), fill = "lightgray", color = "black", linewidth = 1) +
  annotate("text", x = 10.25, y = 4.8, label = "Steering System", fontface = "bold", size = 3.5) +

  # Rack and pinion
  geom_rect(aes(xmin = 8.8, xmax = 11.7, ymin = 2.5, ymax = 3), fill = "steelblue", color = "black") +
  geom_point(aes(x = 10.25, y = 3.5), size = 10, color = "orange") +
  geom_segment(aes(x = 10.25, xend = 10.25, y = 3.8, yend = 4.3), linewidth = 3, color = "gray40") +
  annotate("text", x = 10.25, y = 1.3, label = "Rack and pinion\nPrecise control", size = 2.5) +

  coord_cartesian(xlim = c(0, 12.5), ylim = c(0.8, 5.3)) +
  labs(title = "Automotive Gear Applications") +
  theme_gear
## ---- chunk 14
ggplot() +
  # Conveyor system
  geom_rect(aes(xmin = 0.5, xmax = 4, ymin = 1, ymax = 4), fill = "white", color = "black", linewidth = 1) +
  annotate("text", x = 2.25, y = 4.3, label = "Conveyor Systems", fontface = "bold", size = 3.5) +
  # Motor + gearbox
  geom_rect(aes(xmin = 0.8, xmax = 1.8, ymin = 2, ymax = 3), fill = "gray70", color = "black") +
  annotate("text", x = 1.3, y = 2.5, label = "Motor +\nGearbox", size = 2.3) +
  # Belt representation
  geom_segment(aes(x = 1.8, xend = 3.8, y = 2.2, yend = 2.2), linewidth = 2, color = "tan") +
  geom_segment(aes(x = 1.8, xend = 3.8, y = 2.8, yend = 2.8), linewidth = 2, color = "tan") +
  annotate("text", x = 2.25, y = 1.4, label = "Helical/Worm\nSpeed reduction", size = 2.5) +

  # Mixer
  geom_rect(aes(xmin = 4.5, xmax = 8, ymin = 1, ymax = 4), fill = "white", color = "black", linewidth = 1) +
  annotate("text", x = 6.25, y = 4.3, label = "Industrial Mixers", fontface = "bold", size = 3.5) +
  # Bowl
  geom_curve(aes(x = 5, xend = 7.5, y = 1.5, yend = 1.5), curvature = 0.5, linewidth = 2, color = "gray50") +
  # Mixing arm
  geom_segment(aes(x = 6.25, xend = 6.25, y = 2.5, yend = 3.5), linewidth = 3, color = "gray40") +
  geom_point(aes(x = 6.25, y = 3.5), size = 8, color = "steelblue") +
  # Planetary gear symbol
  geom_point(aes(x = 6.25, y = 2.5), size = 5, color = "orange") +
  annotate("text", x = 6.25, y = 1.1, label = "Planetary\nOrbital mixing action", size = 2.5) +

  # Packaging
  geom_rect(aes(xmin = 8.5, xmax = 12, ymin = 1, ymax = 4), fill = "white", color = "black", linewidth = 1) +
  annotate("text", x = 10.25, y = 4.3, label = "Packaging Equipment", fontface = "bold", size = 3.5) +
  # Indexing mechanism
  geom_point(aes(x = 9.5, y = 2.5), size = 12, color = "steelblue") +
  geom_point(aes(x = 11, y = 2.5), size = 8, color = "orange") +
  geom_segment(aes(x = 9.5, xend = 9.5, y = 1.5, yend = 2), linewidth = 2, color = "gray40") +
  annotate("text", x = 10.25, y = 1.1, label = "Spur/Timing\nPrecise indexing", size = 2.5) +

  coord_cartesian(xlim = c(0, 12.5), ylim = c(0.8, 4.8)) +
  labs(title = "Food Processing Gear Applications") +
  theme_gear
## ---- chunk 15
ggplot() +
  # Vehicle drivetrain
  geom_rect(aes(xmin = 0.5, xmax = 4, ymin = 1, ymax = 4), fill = "olivedrab4", color = "black", linewidth = 1) +
  annotate("text", x = 2.25, y = 4.3, label = "Military Vehicle\nDrivetrain", fontface = "bold", size = 3.2, color = "white") +
  # Transmission
  geom_rect(aes(xmin = 1, xmax = 3.5, ymin = 1.8, ymax = 3.2), fill = "gray40", color = "black") +
  annotate("text", x = 2.25, y = 2.5, label = "Heavy-duty\nPlanetary", size = 2.5, color = "white") +
  annotate("text", x = 2.25, y = 1.3, label = "High torque\nReliability critical", size = 2.3, color = "tan") +

  # Turret/weapon system
  geom_rect(aes(xmin = 4.5, xmax = 8, ymin = 1, ymax = 4), fill = "olivedrab4", color = "black", linewidth = 1) +
  annotate("text", x = 6.25, y = 4.3, label = "Turret Systems", fontface = "bold", size = 3.2, color = "white") +
  # Ring gear (turret ring)
  geom_point(aes(x = 6.25, y = 2.5), size = 25, shape = 1, stroke = 2, color = "gray70") +
  geom_point(aes(x = 5.5, y = 2.5), size = 6, color = "orange") +
  annotate("text", x = 6.25, y = 1.3, label = "Ring gear/Pinion\nPrecise positioning", size = 2.3, color = "tan") +

  # Aerospace
  geom_rect(aes(xmin = 8.5, xmax = 12, ymin = 1, ymax = 4), fill = "gray30", color = "black", linewidth = 1) +
  annotate("text", x = 10.25, y = 4.3, label = "Aerospace\nActuators", fontface = "bold", size = 3.2, color = "white") +
  # Actuator
  geom_rect(aes(xmin = 9, xmax = 11.5, ymin = 2, ymax = 3), fill = "gray50", color = "black") +
  geom_point(aes(x = 9.5, y = 2.5), size = 5, color = "steelblue") +
  geom_rect(aes(xmin = 10, xmax = 11.3, ymin = 2.2, ymax = 2.8), fill = "gray70", color = "black") +
  annotate("text", x = 10.25, y = 1.3, label = "Harmonic drive\nZero backlash", size = 2.3, color = "tan") +

  coord_cartesian(xlim = c(0, 12.5), ylim = c(0.8, 4.8)) +
  labs(title = "Defense Industry Gear Applications") +
  theme_gear
## ---- chunk 16
ggplot() +
  # Bending Fatigue
  geom_rect(aes(xmin = 0.5, xmax = 3.5, ymin = 1, ymax = 4), fill = "white", color = "black", linewidth = 1) +
  annotate("text", x = 2, y = 4.3, label = "Bending Fatigue", fontface = "bold", size = 3.5) +
  # Tooth with crack
  geom_polygon(aes(x = c(1.5, 2, 2.5, 2.3, 2, 1.7), y = c(1.8, 3.5, 1.8, 1.8, 1.5, 1.8)),
               fill = "steelblue", color = "black") +
  # Crack
  geom_path(aes(x = c(1.7, 1.85, 1.75, 1.9), y = c(1.8, 2.2, 2.4, 2.6)), color = "red", linewidth = 1.5) +
  annotate("text", x = 2, y = 1.3, label = "Crack at root fillet\nfrom cyclic loading", size = 2.5) +

  # Pitting
  geom_rect(aes(xmin = 4, xmax = 7, ymin = 1, ymax = 4), fill = "white", color = "black", linewidth = 1) +
  annotate("text", x = 5.5, y = 4.3, label = "Surface Pitting", fontface = "bold", size = 3.5) +
  # Tooth with pits
  geom_polygon(aes(x = c(5, 5.5, 6, 5.8, 5.5, 5.2), y = c(1.8, 3.5, 1.8, 1.8, 1.5, 1.8)),
               fill = "steelblue", color = "black") +
  # Pits
  geom_point(aes(x = c(5.3, 5.5, 5.7, 5.4, 5.6), y = c(2.5, 2.8, 2.4, 3, 2.2)),
             size = 2, color = "black") +
  annotate("text", x = 5.5, y = 1.3, label = "Surface fatigue\nfrom contact stress", size = 2.5) +

  # Wear
  geom_rect(aes(xmin = 7.5, xmax = 10.5, ymin = 1, ymax = 4), fill = "white", color = "black", linewidth = 1) +
  annotate("text", x = 9, y = 4.3, label = "Adhesive Wear", fontface = "bold", size = 3.5) +
  # Normal tooth (dashed)
  geom_polygon(aes(x = c(8.5, 9, 9.5, 9.3, 9, 8.7), y = c(1.8, 3.5, 1.8, 1.8, 1.5, 1.8)),
               fill = NA, color = "gray50", linetype = "dashed") +
  # Worn tooth
  geom_polygon(aes(x = c(8.5, 9, 9.5, 9.25, 9, 8.75), y = c(1.8, 3.2, 1.8, 1.8, 1.6, 1.8)),
               fill = "steelblue", color = "black") +
  annotate("text", x = 9, y = 1.3, label = "Material loss from\ninsufficient lubrication", size = 2.5) +

  coord_cartesian(xlim = c(0, 11), ylim = c(0.8, 4.8)) +
  labs(title = "Common Gear Failure Modes") +
  theme_gear
